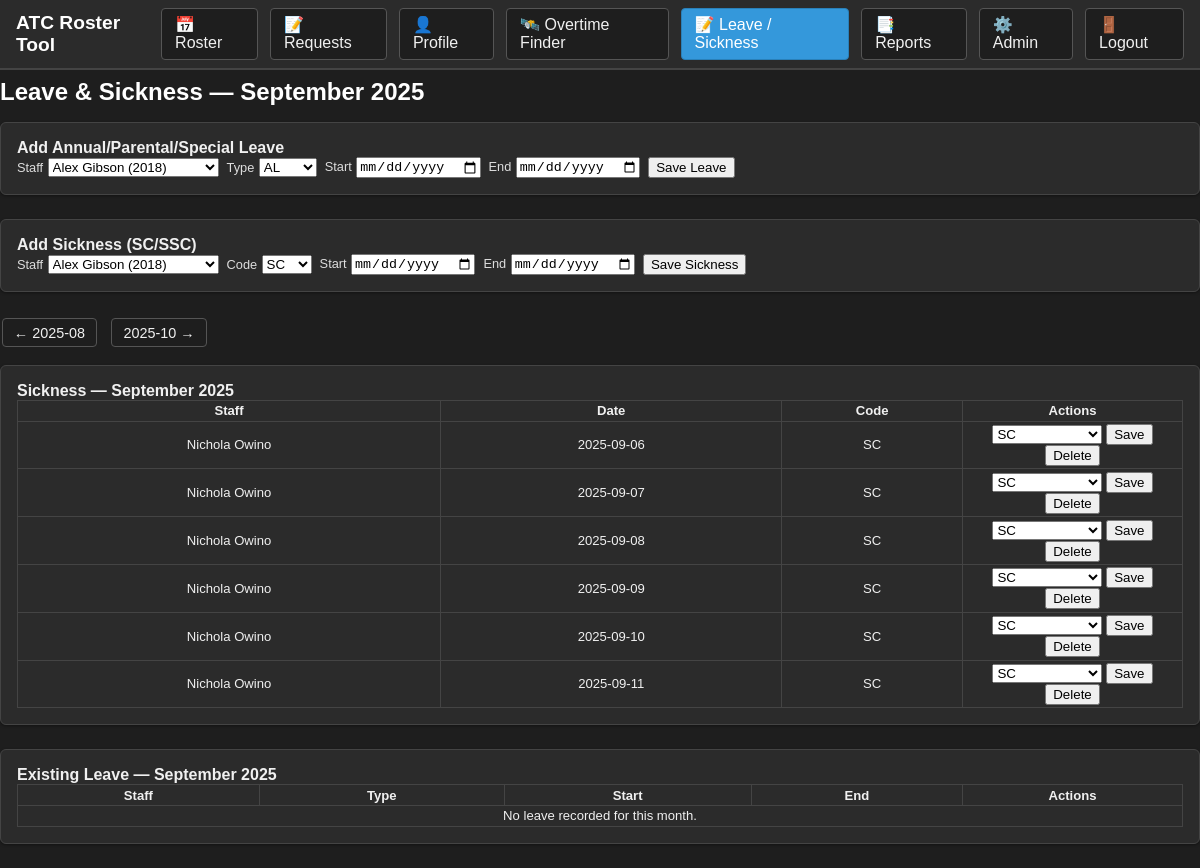
Screenshot of /leave?ym=2025-09 (signed in) with the database file from the repository.
### app.py (models this page shows, shortened)
class Staff(UserMixin, db.Model):
    id = db.Column(db.Integer, primary_key=True)
    username = db.Column(db.String(80), unique=True, nullable=False)
    password_hash = db.Column(db.String(200), nullable=False)
    role = db.Column(db.String(10), nullable=False, default="user")
    is_admin = db.Column(db.Boolean, default=False)
    calendar_token = db.Column(db.String(64), unique=True, nullable=True)
    name = db.Column(db.String(80), nullable=False)
    staff_no = db.Column(db.String(20), unique=True, nullable=False)
    watch_id = db.Column(db.Integer, db.ForeignKey("watch.id"))
    watch = db.relationship("Watch", backref="members")
    medical_expiry = db.Column(db.Date, nullable=True)
    tower_ue_expiry = db.Column(db.Date, nullable=True)
    radar_ue_expiry = db.Column(db.Date, nullable=True)
    tower_ut = db.Column(db.Boolean, default=False)
    radar_ut = db.Column(db.Boolean, default=False)
    met_ue_expiry = db.Column(db.Date, nullable=True)
    met_ut = db.Column(db.Boolean, default=False)
    has_assessor = db.Column(db.Boolean, default=False)
    is_operational = db.Column(db.Boolean, default=True)
    is_trainee = db.Column(db.Boolean, default=False)
    has_ojti = db.Column(db.Boolean, default=False)
    is_wm = db.Column(db.Boolean, default=False)
    is_dwm = db.Column(db.Boolean, default=False)
    exclude_from_ot = db.Column(db.Boolean, default=False)
    pattern_csv = db.Column(db.String, default="M,M,A,A,N,N,OFF,OFF,OFF,OFF")
    pattern_anchor = db.Column(db.Date, nullable=True)
    toil_half_days = db.Column(db.Integer, default=0)
    leave_year_start_month = db.Column(db.Integer, default=4)  # 1..12
    leave_entitlement_days = db.Column(db.Integer, default=0)
    leave_public_holidays = db.Column(db.Integer, default=0)
    leave_carryover_days = db.Column(db.Integer, default=0)

### app.py (the view, shortened to what this page needs)
@app.route("/leave", methods=["GET", "POST"])
@login_required
def leave():
    if not (is_admin_user(current_user) or getattr(current_user, "role", "") in ("editor", "admin")):
        flash("Editors or Admins only.", "error")
        return redirect(url_for("index"))
    staff = Staff.query.order_by(Staff.name).all()
    today = date.today()
    ym_param = request.args.get("ym") or f"{today.year:04d}-{today.month:02d}"
    year, month = parse_ym(ym_param)
    start_of_month, days = month_range(year, month)
    end_of_month = days[-1]
    month_title = datetime(year, month, 1).strftime("%B %Y")
    prev_ym, next_ym = _clamp_prev_next(year, month)
    leaves = (Leave.query
              .filter(Leave.end >= start_of_month, Leave.start <= end_of_month)
              .order_by(Leave.start.asc())
              .all())
    sickness = (Assignment.query
                .filter(Assignment.code.in_(("SC", "SSC")),
                        Assignment.day >= start_of_month,
                        Assignment.day <= end_of_month)
                .order_by(Assignment.day.asc())
                .all())
    return render_template("leave.html",
                           staff=staff,
                           leaves=leaves,
                           sickness=sickness,
                           ym=f"{year:04d}-{month:02d}",
                           month_title=month_title,
                           prev_ym=prev_ym, next_ym=next_ym)

### app.py (called while the page is built)
@login_manager.user_loader
def load_user(user_id):
    return db.session.get(Staff, int(user_id))

def is_editor_user(u) -> bool:
    return getattr(u, "role", "") in ("editor", "admin")

@app.context_processor
def inject_perms():
    au = current_user if getattr(
        current_user, "is_authenticated", False) else None
    return {"is_admin": (bool(au) and is_admin_user(au))}

def month_range(year: int, month: int):
    start = date(year, month, 1)
    stop = date(year + (month // 12), (month % 12) + 1, 1)
    days = (stop - start).days
    return start, [start + timedelta(d) for d in range(days)]

def parse_ym(ym: str):
    y, m = ym.split("-")
    return int(y), int(m)

def is_admin_user(u) -> bool:
    return bool(getattr(u, "is_admin", False) or getattr(u, "role", "") == "admin")

def _clamp_prev_next(year, month):
    prev_y, prev_m = (year - 1, 12) if month == 1 else (year, month - 1)
    next_y, next_m = (year + 1, 1) if month == 12 else (year, month + 1)
    prev_allowed = date(prev_y, prev_m, 1) >= date(
        MIN_MONTH.year, MIN_MONTH.month, 1)
    return (f"{prev_y}-{prev_m:02d}" if prev_allowed else None,
            f"{next_y}-{next_m:02d}")

@app.context_processor
def inject_perms():
    au = current_user if getattr(
        current_user, "is_authenticated", False) else None
    return {
        "is_admin":  bool(au) and is_admin_user(au),
        "is_editor": bool(au) and is_editor_user(au),
    }

### templates/leave.html (shortened to what this page needs)
{% extends "base.html" %}
{% block content %}
<div class="container my-4">
  <h2 class="mb-3">Leave &amp; Sickness — {{ month_title }}</h2>
  <div class="card mb-4">
    <div class="card-header"><strong>Add Annual/Parental/Special Leave</strong></div>
    <div class="card-body">
      <form class="row g-3 align-items-end" method="post">
        <div class="col-md-4">
          <label class="form-label">Staff</label>
          <select class="form-select" name="staff_id" required>
            {% for s in staff %}
            <option value="{{ s.id }}">{{ s.name }} ({{ s.staff_no }})</option>
            {% endfor %}
          </select>
        </div>
        <div class="col-md-2">
          <label class="form-label">Type</label>
          <select class="form-select" name="leave_type" required>
            <option value="AL">AL</option>
          </select>
        </div>
        <div class="col-md-2">
          <label class="form-label">Start</label>
          <input type="date" class="form-control" name="start" required>
        </div>
        <div class="col-md-2">
          <label class="form-label">End</label>
          <input type="date" class="form-control" name="end" required>
        </div>
        <div class="col-md-2 d-grid">
          <button type="submit" class="btn btn-primary">Save Leave</button>
        </div>
      </form>
    </div>
  </div>
  <div class="card mb-4">
    <div class="card-header"><strong>Add Sickness (SC/SSC)</strong></div>
    <div class="card-body">
      <form class="row g-3 align-items-end" method="post">
        <div class="col-md-4">
          <label class="form-label">Staff</label>
          <select class="form-select" name="staff_id" required>
            {% for s in staff %}
            <option value="{{ s.id }}">{{ s.name }} ({{ s.staff_no }})</option>
            {% endfor %}
          </select>
        </div>
        <div class="col-md-2">
          <label class="form-label">Code</label>
          <select class="form-select" name="sick_code" required>
            <option value="SC">SC</option>
          </select>
        </div>
        <div class="col-md-2">
          <label class="form-label">Start</label>
          <input type="date" class="form-control" name="start" required>
        </div>
        <div class="col-md-2">
          <label class="form-label">End</label>
          <input type="date" class="form-control" name="end" required>
        </div>
        <div class="col-md-2 d-grid">
          <button type="submit" class="btn btn-primary">Save Sickness</button>
        </div>
      </form>
    </div>
  </div>
  <div class="month-nav" style="margin:.5rem 0 1rem;">
    {% if prev_ym %}
      <a class="btn ghost" href="{{ url_for('leave', ym=prev_ym) }}">&larr; {{ prev_ym }}</a>
    {% else %}
      <span class="btn ghost" style="opacity:.4; pointer-events:none">&larr; —</span>
    {% endif %}
    <a class="btn ghost" href="{{ url_for('leave', ym=next_ym) }}" style="margin-left:.5rem;">{{ next_ym }} &rarr;</a>
  </div>
  <div class="card mb-4">
    <div class="card-header"><strong>Sickness — {{ month_title }}</strong></div>
    <div class="card-body table-responsive">
      <table class="table table-sm align-middle">
        <thead>
          <tr>
            <th>Staff</th>
            <th>Date</th>
            <th>Code</th>
            <th style="width:220px">Actions</th>
          </tr>
        </thead>
        <tbody>
          {% for a in sickness %}
          <tr>
            <td>{{ a.staff.name }}</td>
            <td>{{ a.day }}</td>
            <td>{{ a.code }}</td>
            <td>
              <form class="d-inline" method="post">
                <select name="sick_code" class="form-select form-select-sm d-inline-block" style="width:110px;">
                  <option value="SC" {% if a.code=='SC' %}selected{% endif %}>SC</option>
                </select>
                <button class="btn btn-sm btn-secondary" type="submit">Save</button>
              </form>
              <form class="d-inline ms-1" method="post">
                <button class="btn btn-sm btn-danger" type="submit">Delete</button>
              </form>
            </td>
          </tr>
          {% else %}
            <tr><td colspan="4" class="text-muted">No sickness recorded for this month.</td></tr>
          {% endfor %}
        </tbody>
      </table>
    </div>
  </div>
  <div class="card">
    <div class="card-header"><strong>Existing Leave — {{ month_title }}</strong></div>
    <div class="card-body table-responsive">
      <table class="table table-sm align-middle">
        <thead>
          <tr>
            <th>Staff</th>
            <th>Type</th>
            <th>Start</th>
            <th>End</th>
            <th style="width:220px">Actions</th>
          </tr>
        </thead>
        <tbody>
          {% for lv in leaves %}
          <tr>
            <td>{{ lv.staff.name }}</td>
            <td>{{ lv.leave_type }}</td>
            <td>{{ lv.start }}</td>
            <td>{{ lv.end }}</td>
            <td>
              <form class="d-inline" method="post">
                <input type="hidden" name="form" value="leave_edit">
                <input type="hidden" name="leave_id" value="{{ lv.id }}">
                <input type="hidden" name="staff_id" value="{{ lv.staff_id }}">
                <input type="hidden" name="leave_type" value="{{ lv.leave_type }}">
                <input type="date" class="form-control form-control-sm d-inline-block" style="width: 150px" name="start" value="{{ lv.start }}">
                <input type="date" class="form-control form-control-sm d-inline-block" style="width: 150px" name="end" value="{{ lv.end }}">
                <button class="btn btn-sm btn-secondary" type="submit">Save</button>
              </form>
              <form class="d-inline ms-1" method="post">
                <input type="hidden" name="form" value="leave_delete">
                <input type="hidden" name="leave_id" value="{{ lv.id }}">
                <button class="btn btn-sm btn-danger" type="submit">Delete</button>
              </form>
            </td>
          </tr>
          {% else %}
          <tr><td colspan="5" class="text-muted">No leave recorded for this month.</td></tr>
          {% endfor %}
        </tbody>
      </table>
    </div>
  </div>
</div>
{% endblock %}

### static/styles.css (style rules this page uses)
:root { --bg:#1e1e1e; --card:#2b2b2b; --line:#444; --text:#f0f0f0; --head:#333; --head2:#444; --green:#27ae60; --purple:#8e44ad; --orange:#e67e22; --yellow:#f1c40f; --red:#e74c3c; --blue:#3498db; --ui-scale: 1; }
* { box-sizing:border-box }
body { font-family: Arial, Helvetica, sans-serif; margin:0; padding:0; background:var(--bg); color:var(--text); }
h1,h2,h3 { margin:.5rem 0 1rem; color:#fff }
a { color:#66b2ff; text-decoration:none }
a.btn { display:inline-block; padding:.35rem .7rem; margin:.1rem; border-radius:4px; border:1px solid var(--line); background:var(--card); color:var(--text); font-size:.9rem; }
a.btn.ghost { background:var(--bg); border-color:#555 }
table { border-collapse:collapse; width:100%; margin-bottom:0; font-size:.82rem; background:var(--card); color:var(--text); }
th,td { border:1px solid var(--line); text-align:center; padding:.15rem }
.card { background:var(--card); border:1px solid var(--line); border-radius:6px; padding:1rem; margin-bottom:1.5rem; box-shadow:0 1px 3px rgba(0,0,0,.4); }
.row { display:flex; flex-wrap:wrap; gap:.5rem; align-items:center }
.row label { font-size:.8rem; color:#ddd }
th, td { font-size: calc(.82rem * var(--ui-scale)); }

### templates/base.html (style rules this page uses)
* { -webkit-print-color-adjust: exact; print-color-adjust: exact; }

### rows the page displays
Staff: staff.name "Nichola Owino" "Nichola Owino" "Nichola Owino" "Nichola Owino" "Nichola Owino" "Nichola Owino"

### other values shown
{{ month_title }} "September 2025"
{{ prev_ym }} "2025-08"
{{ next_ym }} "2025-10"
{{ a.day }} "2025-09-06" "2025-09-07" "2025-09-08" "2025-09-09" "2025-09-10" "2025-09-11"
{{ a.code }} "SC" "SC" "SC" "SC" "SC" "SC"
form field staff_id "Alex Gibson (2018)"
